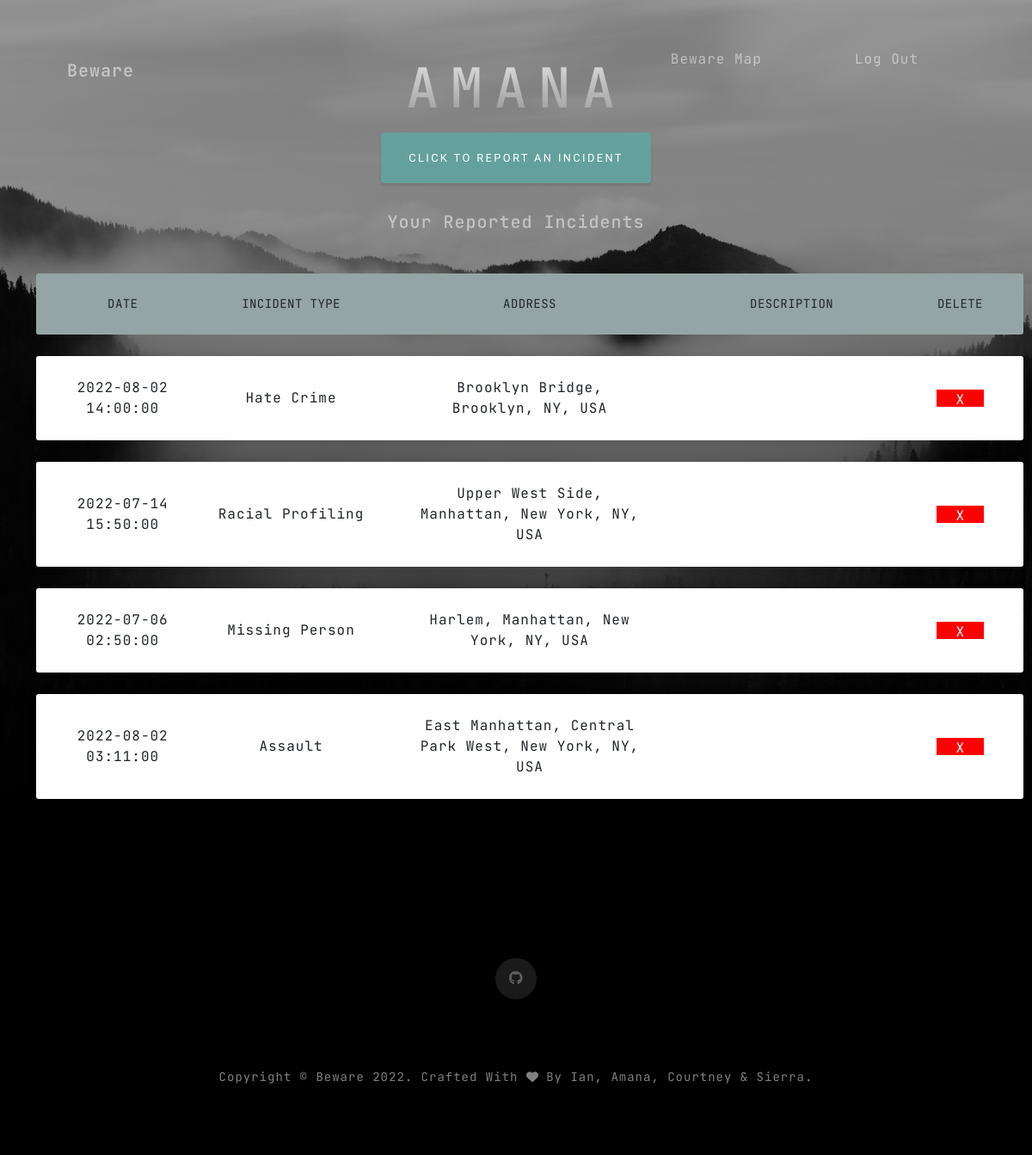
Screenshot of /myprofile (signed in) with the database file from the repository.
### model.py (models this page shows, shortened)
class Report(db.Model):
    id = db.Column(db.Integer, primary_key=True)
    address = db.Column(db.String(200), nullable=False)
    incident = db.Column(db.String(50), nullable=False)
    date = db.Column(db.DateTime(), nullable=False)
    description = db.Column(db.String(500), nullable=False)
    latitude = db.Column(db.String(10), nullable=False)
    longitude = db.Column(db.String(10), nullable=False)
    username = db.Column(db.String(20), nullable=False)
    image_file = db.Column(db.String(20), nullable = True)

### beware.py (the view)
@app.route("/myprofile")
def profile():
    if session.get('username'):
        return render_template('profile.html', user_reports= Report.query.filter_by(username=session['username']).all(), username= session['username'], types = types)
    else:
        return redirect(url_for('home'))

### templates/profile.html (shortened to what this page needs)
{% extends 'layout.html' %}
{% block navbar %}
<nav class="navbar navbar-expand-lg navbar-light fixed-top" id="mainNav">
    <div class="container px-4 px-lg-5">
        <a class="navbar-brand" href="{{ url_for('home') }}">Beware</a>
        <div class="collapse navbar-collapse" id="navbarResponsive">
            <ul class="navbar-nav ms-auto">
                <li class="nav-item"><a class="nav-link" href="{{ url_for('beware_map') }}">Beware Map</a></li>
                {% if session.username%}
                <li class="nav-item"><a class="nav-link" href="{{ url_for('logout') }}">Log Out</a></li>
                {%else%}
                <li class="nav-item"><a class="nav-link" href="{{ url_for('login') }}">Log In</a></li>
                {%endif%}
            </ul>
        </div>
    </div>
</nav>
{% endblock %}
{% block masthead %}
<header class="masthead">
    <div class="container px-4 px-lg-5 d-flex h-100 align-items-center justify-content-center">
        <div class="d-flex justify-content-center">
            <div class="text-center">
                <h1 class="mx-auto my-0 text-uppercase" style="font-size:4em; margin-top:50px!important;">{{username}}</h1>
                <a class="btn btn-primary" style="margin-left: auto; margin-right: auto; margin-bottom:25px;" href="{{ url_for('report') }}">Click to report an incident</a>
                <div class="user-report-table" >
                    <h2 class="text-white-50 mx-auto mt-2 mb-5">Your Reported Incidents</h2>
                    <ul class="responsive-table">
                        <li class="table-header">
                        <div class="col col-1">Date</div>
                        <div class="col col-2">Incident Type</div>
                        <div class="col col-3">Address</div>
                        <div class="col col-4">Description</div>
                        <div class="col col-5">Delete</div>
                        </li>
                        {% for item in user_reports %}
                        <li class="table-row">
                        <div class="col col-1" data-label="Date">{{item.date}}</div>
                        <div class="col col-2" data-label="Incident">{{types[item.incident]}}</div>
                        <div class="col col-3" data-label="Address">{{item.address}}</div>
                        <button type="button" class="col-5 delete"  onclick="delete_request({{item.id}})">X</button></span></a>
                        </li>
                        {% endfor %}
                    </ul>
                </div>
            </div>
        </div>
    </div>
</header>
{% endblock %}

### templates/layout.html (shortened to what this page needs)
<!DOCTYPE html>
<html lang="en">
    <head>
        <link href="{{url_for('static', filename='css/styles.css')}}" rel="stylesheet" />
    </head>
    <body id="page-top">
        {% block navbar %} {% endblock %}
        {% block masthead %} {% endblock %}
        <section class="contact-section bg-black">
            <div class="container px-4 px-lg-5">
                <div class="row gx-4 gx-lg-5">
                <div class="social d-flex justify-content-center">
                    <a class="mx-2" href="https://github.com/hammonds185/beware"><i class="fab fa-github"></i></a>
                </div>
            </div>
        </section>
        <footer class="footer bg-black small text-center text-white-50"><div class="container px-4 px-lg-5">Copyright &copy; Beware 2022. Crafted With <i class="fa fa-heart"></i> By Ian, Amana, Courtney & Sierra. </div></footer>
    </body>
</html>

### templates/profile.html (style rules this page uses)
header { height: auto !important; }

### rows the page displays
Report: date "2022-08-02 14:00:00", incident "Hate Crime", address "Brooklyn Bridge, Brooklyn, NY, USA"
Report: date "2022-07-14 15:50:00", incident "Racial Profiling", address "Upper West Side, Manhattan, New York, NY, USA"
Report: date "2022-07-06 02:50:00", incident "Missing Person", address "Harlem, Manhattan, New York, NY, USA"
Report: date "2022-08-02 03:11:00", incident "Assault", address "East Manhattan, Central Park West, New York, NY, USA"

### other values shown
{{ username }} "AMANA"
